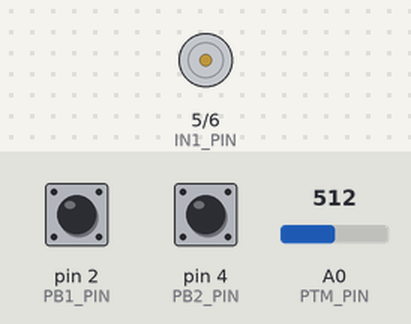
Recording of a sketch running on a simulated Arduino Uno, built with avr-gcc and run on an emulated ATmega328P. On the bench: motor-driver pin pairs drawn as motors (green arrow = first pin HIGH = forward, orange = second pin HIGH = backward, longer = more drive, scaled by the enable pin). Inputs (shaded band) come from the test bench; at power-on: pin 2 (PB1_PIN) HIGH, pin 4 (PB2_PIN) HIGH, A0 (PTM_PIN) = 512.

Above: at 1.8 s.
1.9 s: pin 2 (PB1_PIN) pulled LOW for 3.2 s
At 2.8 s:
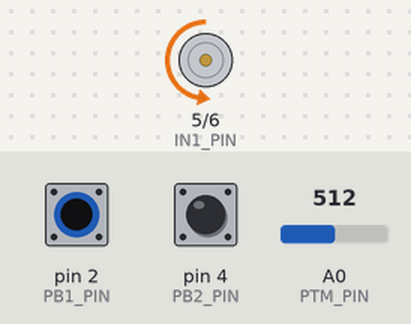
6.6 s: pin 4 (PB2_PIN) pulled LOW for 3.2 s
At 9.5 s:
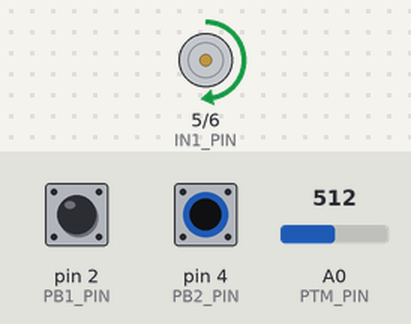
11.3 s: A0 (PTM_PIN) set to 716
At 13.0 s:
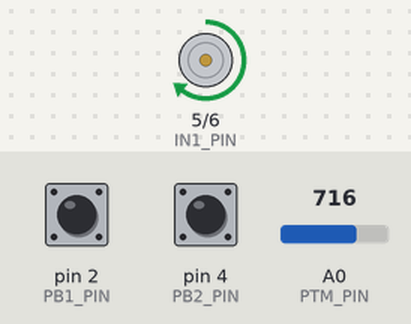
13.5 s: pin 2 (PB1_PIN) pulled LOW for 1.2 s
At 14.5 s:
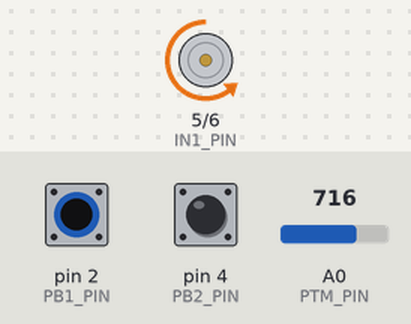
16.2 s: A0 (PTM_PIN) set to 900
At 18.0 s:
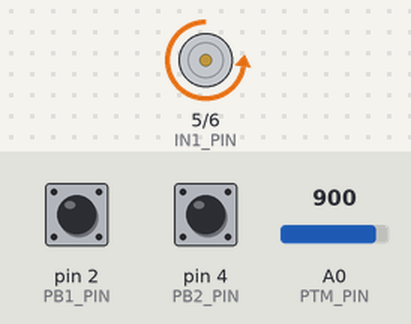
18.5 s: pin 4 (PB2_PIN) pulled LOW for 1.2 s
At 19.6 s:
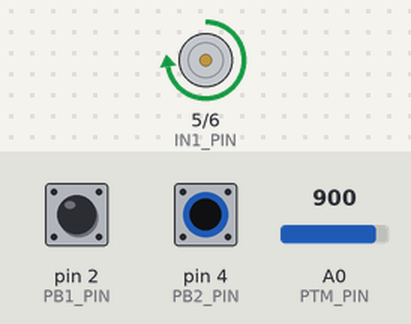
Timing chart, 0 to 21.5 s (numbered marks = the images above; inputs shaded):
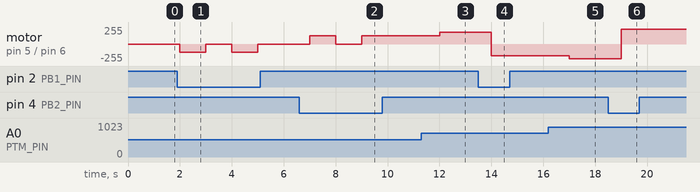

Measured:
- after the input at 1.9 s, motor on pin 5 (IN1_PIN) / pin 6 (IN2_PIN): alternates backward 127/255 for 1.0 s and stopped for 1.0 s, starting after 0.10 s
- after the input at 6.6 s, motor on pin 5 (IN1_PIN) / pin 6 (IN2_PIN): stopped → forward 127/255 after 0.40 s, → stopped 1.0 s later, → forward 127/255 1.0 s later
- after the input at 11.3 s, motor on pin 5 (IN1_PIN) / pin 6 (IN2_PIN): forward 127/255 → forward 178/255 after 0.70 s
- after the input at 13.5 s, motor on pin 5 (IN1_PIN) / pin 6 (IN2_PIN): forward 178/255 → backward 178/255 after 0.50 s
- after the input at 16.2 s, motor on pin 5 (IN1_PIN) / pin 6 (IN2_PIN): backward 178/255 → backward 224/255 after 0.80 s
- after the input at 18.5 s, motor on pin 5 (IN1_PIN) / pin 6 (IN2_PIN): backward 224/255 → forward 224/255 after 0.50 s

The sketch:

pwm_conveyor.ino
```cpp
// global variable initialization
#define PB1_PIN PD2 // PD2 pin to push button 1
#define ENA_PIN PD3 // PD3 pin to enable motor A
#define PB2_PIN PD4 // PD4 pin to push button 2
#define IN1_PIN PD5 // PD5 pin to rotate the motor backward
#define IN2_PIN PD6 // PD6 pin to rotate the motor forward
#define PTM_PIN PC0 // PC0 pin to potentiometer

boolean state1 = false, state2 = false; // initialize the status of digital readings on push buttons 1 and 2 into boolean data type
int pot = 0; // initialize the analog reading on potentiometer into integer data type

// Method: setup
void setup() {
  pinMode(PB1_PIN, INPUT_PULLUP);     // PD2 pin is used as an input
  pinMode(ENA_PIN, OUTPUT);           // PD3 pin is used as an output
  pinMode(PB2_PIN, INPUT_PULLUP);     // PD4 pin is used as an input
  pinMode(IN1_PIN, OUTPUT);           // PD5 pin is used as an output
  pinMode(IN2_PIN, OUTPUT);           // PD6 pin is used as an output
  pinMode(PTM_PIN, INPUT_PULLUP);     // PD7 pin is used as an input
}

// Method: loop
void loop() {
  pot = map(analogRead(PTM_PIN), 0, 1023, 0, 255); analogWrite(ENA_PIN, pot); // motor speed control with PWM
  forward(); // calling the forward method
  reverse(); // calling the reverse method
  delay(1000); // delay -> 1 second
}

// Method: forward
void forward(){
  state1 = digitalRead(PB1_PIN); // digital readout of button 1
  if(digitalRead(IN2_PIN)==LOW && state1==LOW){ // if button 1 is pressed when the motor is off then:
    digitalWrite(IN1_PIN, LOW); digitalWrite(IN2_PIN, HIGH); state1 = true; // motor rotation will be clockwise
  }
  else if(digitalRead(IN2_PIN)==HIGH && state1==LOW){ // if button 1 is pressed while the motor is running then :
    digitalWrite(IN1_PIN, LOW); digitalWrite(IN2_PIN, LOW); state1 = true; // the motor will be shut down as soon as possible
  }
}

// Method: reverse
void reverse(){
  state2 = digitalRead(PB2_PIN); // digital readout of button 2
  if (digitalRead(IN1_PIN)==LOW && state2==LOW) { // if button 2 is pressed when the motor is off then:
    digitalWrite(IN1_PIN, HIGH); digitalWrite(IN2_PIN, LOW); state2 = true; // motor rotation will be counterclockwise
  }
  else if(digitalRead(IN1_PIN)==HIGH && state2==LOW){ // if button 2 is pressed while the motor is running then :
    digitalWrite(IN1_PIN, LOW); digitalWrite(IN2_PIN, LOW); state2 = true; // the motor will be shut down as soon as possible
  }
}
```
